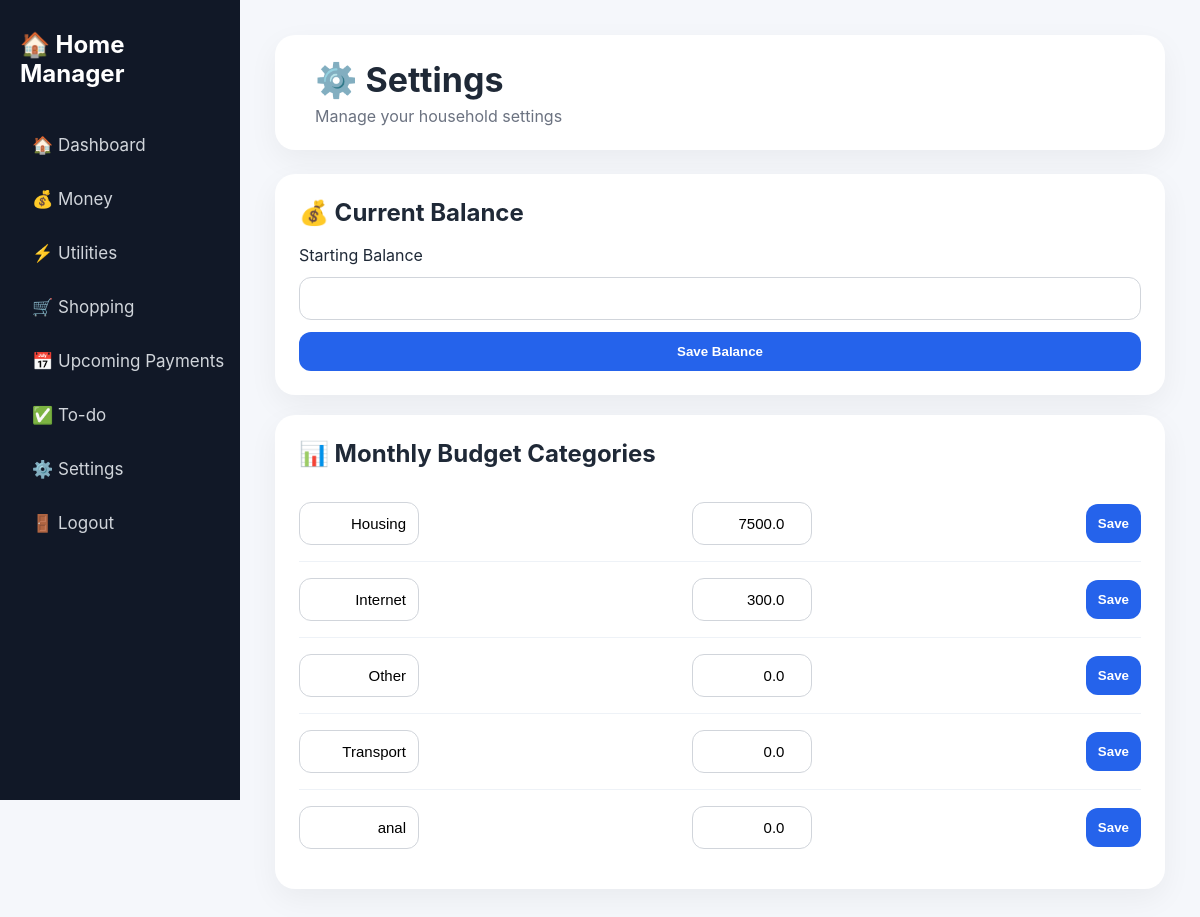
The app's page /settings (signed in) with its own data.
### models.py (models this page shows)
class Category(Base):
    __tablename__ = "categories"
    id = Column(Integer, primary_key=True, index=True)
    name = Column(String, nullable=False)
    type = Column(String, nullable=False)
    budget = Column(Float, default=0)

### main.py (the view)
@app.get("/settings", response_class=HTMLResponse)
async def settings(request: Request):
    username = get_current_user(request)
    if not username:
        return RedirectResponse("/login", status_code=303)
    db = SessionLocal()
    categories = db.query(models.Category).all()
    categories = db.query(models.Category).order_by(models.Category.name).all()
    db.close()
    return templates.TemplateResponse(
        request=request,
        name="settings.html",
        context={
            "categories": categories
        }
    )

### templates/settings.html
{% extends "base.html" %}
{% block content %}
<header>
    <h1>⚙️ Settings</h1>
    <p>Manage your household settings</p>
</header>
<main>
    <div class="card">
        <h2>💰 Current Balance</h2>
        <form action="/settings/balance" method="post">
            <label>Starting Balance</label>
            <input
                type="number"
                step="0.01"
                name="amount"
                value="{{ starting_balance }}"
            >
            <button type="submit">Save Balance</button>
        </form>
    </div>
    <br>
    <div class="card">
        <h2>📊 Monthly Budget Categories</h2>
        {% for category in categories %}
        <form action="/settings/category/{{ category.id }}" method="post" class="budget-setting">
            <input
                type="text"
                name="name"
                value="{{ category.name }}"
            >
            <input
                type="number"
                step="0.01"
                name="budget"
                value="{{ category.budget }}"
            >
            <button type="submit">Save</button>
        </form>
        {% endfor %}
    </div>
</main>
{% endblock %}

### static/style.css (style rules this page uses)
* { margin:0; padding:0; box-sizing:border-box; }
body { font-family:Inter,Segoe UI,sans-serif; background:#f5f7fb; color:#1f2937; }
header { background:white; padding:24px 40px; border-radius:20px; margin-bottom:24px; box-shadow:0 10px 30px rgba(0,0,0,.05); }
header h1 { font-size:34px; }
header p { color:#6b7280; margin-top:6px; }
main { max-width:1200px; margin:auto; }
.card { background:white; border-radius:20px; padding:24px; box-shadow:0 10px 30px rgba(0,0,0,.05); }
.card h2 { margin-bottom:18px; }
form { display:grid; gap:12px; }
input,select { width:100%; padding:12px; border:1px solid #d1d5db; border-radius:12px; font-size:15px; }
button { border:none; border-radius:12px; padding:12px; background:#2563eb; color:white; cursor:pointer; transition:.2s; font-weight:600; }
.budget-setting { display:flex; justify-content:space-between; align-items:center; gap:20px; padding:16px 0; border-bottom:1px solid #eef2f7; }
.budget-setting:last-child { border-bottom:none; }
.budget-setting input { width:120px; text-align:right; }

### records on screen
Category: name "Housing", budget "7500.0"
Category: name "Internet", budget "300.0"
Category: name "Other", budget "0.0"
Category: name "Transport", budget "0.0"
Category: name "anal", budget "0.0"
